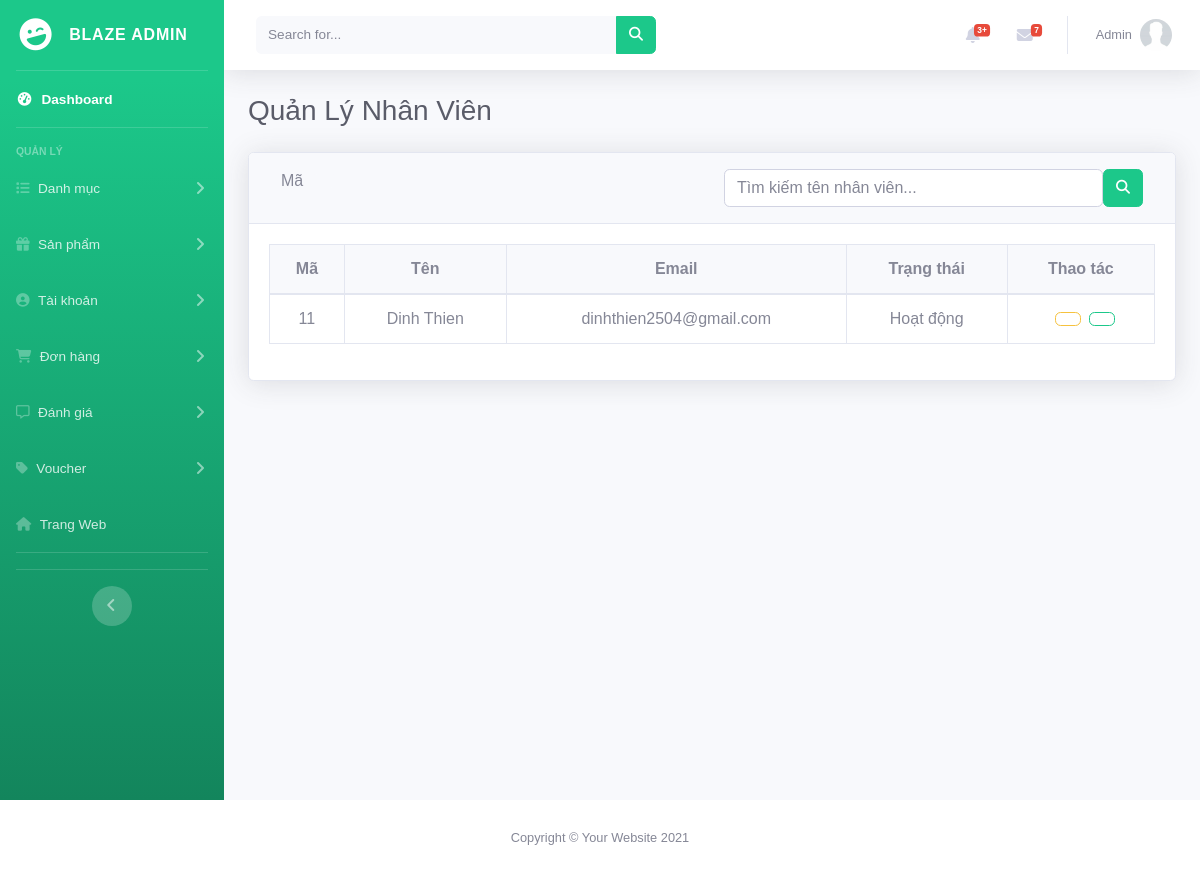
/admin/khach-hang (signed in), run on the app's committed database.
### tables this page shows
CREATE TABLE `users` (
  `id` int(5) NOT NULL,
  `name` varchar(255) NOT NULL,
  `phone` varchar(255) DEFAULT NULL,
  `email` varchar(255) NOT NULL,
  `image` varchar(255) DEFAULT NULL,
  `password` varchar(255) NOT NULL,
  `address` varchar(255) DEFAULT NULL,
  `role` tinyint(1) NOT NULL DEFAULT 0,
  `created_at` DATETIME NOT NULL DEFAULT current_timestamp(),
  `updated_at` timestamp NOT NULL DEFAULT current_timestamp() ON UPDATE current_timestamp(),
  `status` tinyint(1) NOT NULL DEFAULT 0
);

### app/controllers/admin/User.php (called while the page is built, shortened)
<?php
class User extends Controller
{
    public $auth_model;
    public $data = [];
    public function __construct()
    {
        $this->auth_model = $this->model('AuthModel');
    }
    public function client()
    {
        $this->auth_model->setRole(0);
        $dataUser = $this->auth_model->getAllUserByRole($this->auth_model);
        $this->data['sub_content']['dataUser'] = $dataUser;
        $this->data['page_title'] = 'BLAZE-Admin - Tài Khoản Khách Hàng';
        $this->data['content'] = 'admin/users/user.client';
        $this->render('layouts/admin_layout', $this->data);
    }
}

### app/App.php (called while the page is built, shortened)
<?php
class App
{
    private $__controller, $__action, $__params, $__routes, $__privile;
    function __construct()
    {
        global $routes;
        $this->__routes = new Route();
        if (!empty($routes['default_controller'])) {
            $this->__controller = $routes['default_controller'];
        }
        $this->__action = 'index';
        $this->handlerUrl();
    }
    function getUrl()
    {
        if (!empty($_SERVER['PATH_INFO'])) {
            $url = $_SERVER['PATH_INFO'];
        } else {
            $url = '/';
        }
        return $url;
    }
    public function handlerUrl()
    {
        $url = $this->getUrl();
        $url = $this->__routes->handleRoute($url);
        $urlArray = array_filter(explode('/', $url));
        $urlArray = array_values($urlArray);
        $isAdmin = false;
        if (!empty($urlArray)) {
            if (strtolower($urlArray[0]) == 'admin') {
                $this->__privile = new PrivilegeModel();
                $checkPrivilege = $this->__privile->checkPrivilege();
                if (!$checkPrivilege) {
                    $this->loadError('403');
                    exit();
                } else {
                    $isAdmin = true;
                    unset($urlArray[0]);
                    $urlArray = array_values($urlArray);
                }
            }
            if (!empty($urlArray[0])) {
                $this->__controller = ucfirst($urlArray[0]);
            }
            $controllerPath = $isAdmin ? 'app/controllers/admin/' . $this->__controller . '.php' : 'app/controllers/' . $this->__controller . '.php';
            if (file_exists($controllerPath)) {
                if (class_exists($this->__controller)) {
                    $this->__controller = new $this->__controller();
                    unset($urlArray[0]);
                } else {
                    $this->loadError();
                    return;
                }
            } else {
                $this->loadError();
                return;
            }
        } else {
            header("Location: " . _WEB_ROOT_ . "/trang-chu");
        }
        if (!empty($urlArray[1])) {
            $this->__action = $urlArray[1];
            unset($urlArray[1]);
        }
        $this->__params = array_values($urlArray);
        call_user_func_array([$this->__controller, $this->__action], $this->__params);
    }
}

### index.php (called while the page is built, shortened)
<?php
$app = new App();

### configs/database.php (called while the page is built, shortened)
<?php
class Database
{
    private $servername = DB_HOST;
    private $database = DB_NAME;
    private $username = DB_USER;
    private $password = DB_PASS;
    private $charset = "utf8mb4";
    private $pdo;
    public function __construct()
    {
        try {
            $dsn = "mysql:host=$this->servername;dbname=$this->database;charset=$this->charset";
            $this->pdo = new PDO($dsn, $this->username, $this->password);
            $this->pdo->setAttribute(PDO::ATTR_ERRMODE, PDO::ERRMODE_EXCEPTION);
        } catch (PDOException $e) {
            echo "Connection failed: " . $e->getMessage();
        }
    }
    public function query($sql, $param = [])
    {
        $stmt = $this->pdo->prepare($sql);
        if ($param) {
            $stmt->execute($param);
        } else {
            $stmt->execute();
        }
        return $stmt;
    }
    public function getAll($sql, $param = [])
    {
        $stmt = $this->query($sql, $param);
        return $stmt->fetchAll(PDO::FETCH_ASSOC);
    }
}

### app/models/AuthModel.php (called while the page is built, shortened)
<?php
class AuthModel
{
    private $id = 0;
    private $role = 0;
    private $db;
    public function __construct()
    {
        $this->db = new Model();
    }
    public function getId()
    {
        return $this->id;
    }
    public function setRole($role)
    {
        $this->role = $role;
    }
    public function getRole()
    {
        return $this->role;
    }
    public function getAllUserByRole(AuthModel $user)
    {
        $sql = "SELECT * FROM users ";
        $sql .= "WHERE role = ? ";
        $sql .= "AND id NOT IN (?, ?)";
        return $this->db->getAll($sql, [$user->getRole(), 1, $user->getId()]);
    }
}

### app/views/admin/users/user.client.php (the view, shortened to what this page needs)
<div class="container-fluid">
    <div class="d-flex justify-content-between mb-3 mt-1">
        <h1 class="h3 mb-2 text-gray-800">Quản Lý Nhân Viên</h1>
    </div>
    <div class="card shadow mb-4">
        <div class="card-header py-3 d-flex">
            <div class="col-6 f-flex">
                <form id="filter-form" class="form-inline" method="post">
                    <div class="form-group my-0">
                        <label for="filter-select" class="mr-2">Mã</i></label>
                    </div>
                    <button type="submit" class="btn btn-light" name="submit_sort" value="1"></button>
                </form>
            </div>
            <div class="col-6">
                <form method="POST">
                    <div class="d-flex align-items-center justify-content-center">
                        <input id="search_cate" type="text" class="form-control rounded-crl-left" name="search" value=""
                            placeholder="Tìm kiếm tên nhân viên...">
                        <button class="btn btn-success rounded-crl-right" type="submit" name="submit_search">
                            <i class="fas fa-search fa-sm fw-bold"></i>
                        </button>
                    </div>
                </form>
            </div>
        </div>
        <div class="card-body">
            <div class="table-responsive">
                <table class="table table-bordered text-center" id="dataTable" width="100%" cellspacing="0">
                    <thead class="bg-light text-center">
                        <tr>
                            <th>Mã</th>
                            <th>Tên</th>
                            <th>Email</th>
                            <th>Trạng thái</th>
                            <th>Thao tác</th>
                        </tr>
                    </thead>
                    <tbody>
                        <?php foreach ($dataUser as $key => $user): ?>
                            <tr>
                                <td class="align-middle"><?= $user['id'] ?></td>
                                <td class="align-middle"><?= $user['name'] ?></td>
                                <td class="align-middle"><?= $user['email'] ?></td>
                                <td class="align-middle"><?= $user['status'] == 0 ? 'Hoạt động' : 'Tạm dừng' ?></td>
                                <td class="align-middle">
                                    <div class="d-flex align-items-center justify-content-center">
                                        <button data-toggle="modal" class="btn btn-outline-warning ml-2 showUserBtn"
                                            data-target="#showUserModal" data-id="<?= $user['id'] ?>">
                                        </button>
                                        <form method="POST" action="<?= _WEB_ROOT_ ?>/admin/khach-hang">
                                            <button class="btn btn-outline-success change-status-btn ml-2"
                                                onclick="return confirm('Bạn có muốn đổi trạng thái không?')">
                                            </button>
                                        </form>
                                    </div>
                                </td>
                            </tr>
                        <?php endforeach; ?>
                    </tbody>
                </table>
            </div>
        </div>
    </div>
</div>
</div>
</div>

### public/assets/client/css/messger.css (style rules this page uses)
* { box-sizing: border-box; margin: 0; padding: 0; font-family: "League Spartan", sans-serif; }

### data on the page
users: id "11", name "Dinh Thien", email "dinhthien2504@gmail.com", status "Hoạt động"

### other printed values
$_SESSION['user']['name'] "Admin"
